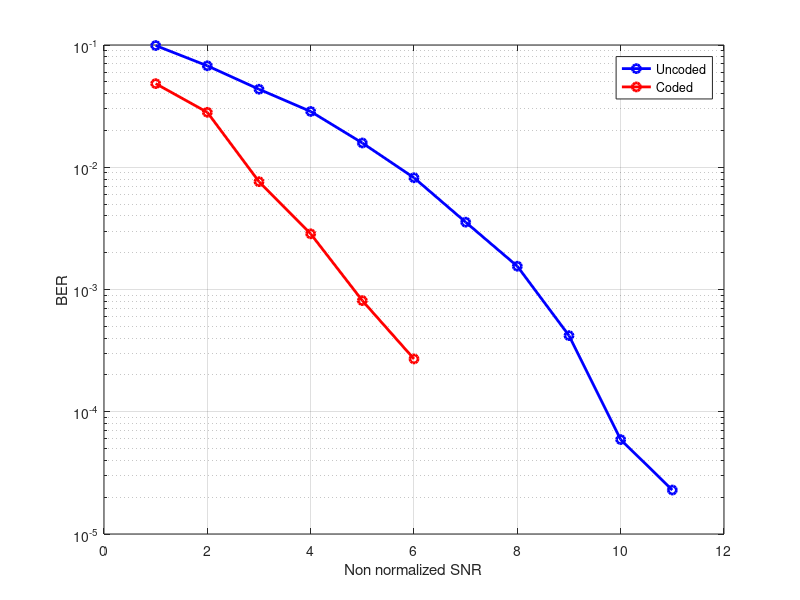

Here is the MATLAB script that generated this plot:
clear all; close all; clc;

%% NO OFDM 
% snr = 1:1:12;
% BER_CW = [0.130554199219 0.104843139648 0.0792292668269 0.0574776785714  0.037483215332  0.0230422247024 0.0130874171402 0.00590515136719  0.00251770019531  0.00067138671875  0.000221946022727 3.81469726562e-05];
% BER_MSG = [0.110260009766 0.0144195556641 0.000991586538462 0 0 0 0 0 0 0 0 0];
% 
% figure(1)
% semilogy(snr, BER_CW,'-ob','LineWidth',2);
% grid on; hold on;
% semilogy(snr, BER_MSG,'-or','LineWidth',2);
% 
% hleg1 = legend('Uncoded','Coded');
% xlabel('SNR');
% ylabel('BER');

%% OFDM
snr = 1:1:11;
BER_CW = [0.0990203373016  0.0675856370192 0.0434646606445 0.0285982572115  0.0157977764423 0.008203125  0.00355529785156 0.00155009920635 0.000419616699219 5.91856060606e-05 2.28881835938e-05];
BER_MSG = [0.0483010912698 0.0281475360577  0.00762348790323 0.00285456730769 0.000811298076923  0.000270432692308  0 0 0 0 0];

figure(1)
semilogy(snr, BER_CW,'-ob','LineWidth',2);
grid on; hold on;
semilogy(snr, BER_MSG,'-or','LineWidth',2);

hleg1 = legend('Uncoded','Coded');

xlabel('Non normalized SNR');
ylabel('BER');
% figure(1)
% semilogy(snr, max(eps, BER_CW),'-ob','LineWidth',2);
% grid on; hold on;
% semilogy(snr, max(eps, BER_MSG),'-or','LineWidth',2);

